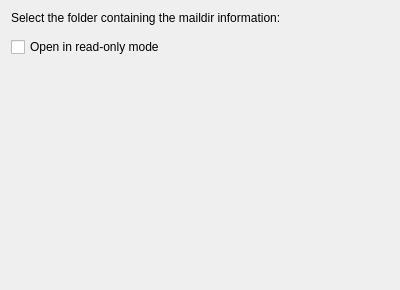
<?xml version="1.0" encoding="UTF-8"?>
<ui version="4.0">
 <author>Till Adam &lt;adam@kde.org&gt;</author>
 <class>ConfigDialog</class>
 <widget class="QWidget" name="ConfigDialog">
  <property name="geometry">
   <rect>
    <x>0</x>
    <y>0</y>
    <width>400</width>
    <height>290</height>
   </rect>
  </property>
  <property name="windowTitle">
   <string>Mail Directory Settings</string>
  </property>
  <layout class="QVBoxLayout" name="verticalLayout">
   <item>
    <widget class="QLabel" name="label">
     <property name="text">
      <string>Select the folder containing the maildir information:</string>
     </property>
    </widget>
   </item>
   <item>
    <widget class="KUrlRequester" name="kcfg_Path"/>
   </item>
   <item>
    <widget class="QCheckBox" name="kcfg_ReadOnly">
     <property name="text">
      <string>Open in read-only mode</string>
     </property>
    </widget>
   </item>
   <item>
    <widget class="QLabel" name="statusLabel">
     <property name="text">
      <string/>
     </property>
     <property name="wordWrap">
      <bool>true</bool>
     </property>
    </widget>
   </item>
   <item>
    <spacer name="verticalSpacer">
     <property name="orientation">
      <enum>Qt::Vertical</enum>
     </property>
     <property name="sizeHint" stdset="0">
      <size>
       <width>20</width>
       <height>13</height>
      </size>
     </property>
    </spacer>
   </item>
  </layout>
 </widget>
 <customwidgets>
  <customwidget>
   <class>KUrlRequester</class>
   <extends>QFrame</extends>
   <header>kurlrequester.h</header>
  </customwidget>
 </customwidgets>
 <resources/>
 <connections/>
</ui>
